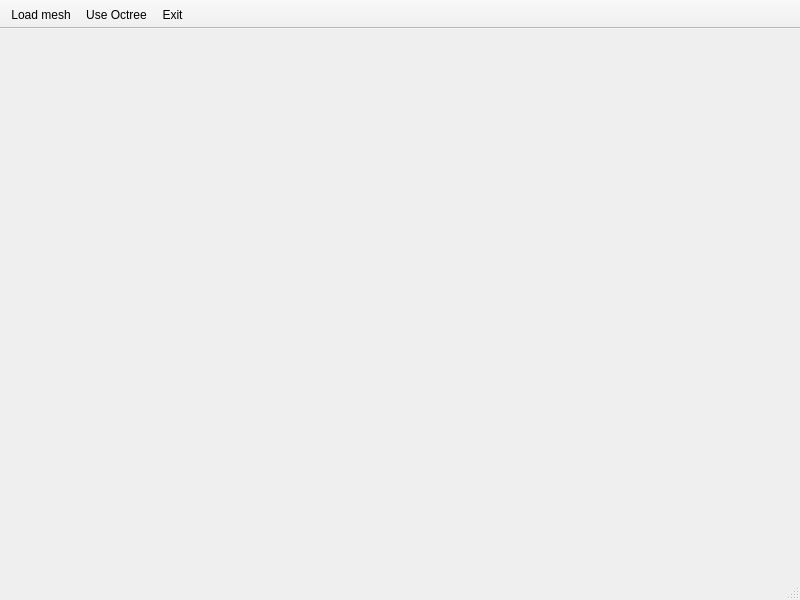
<?xml version="1.0" encoding="UTF-8"?>
<ui version="4.0">
 <class>MainWindow</class>
 <widget class="QMainWindow" name="MainWindow">
  <property name="geometry">
   <rect>
    <x>0</x>
    <y>0</y>
    <width>800</width>
    <height>600</height>
   </rect>
  </property>
  <property name="windowTitle">
   <string>MainWindow</string>
  </property>
  <widget class="QWidget" name="centralwidget"/>
  <widget class="QStatusBar" name="statusbar"/>
  <widget class="QToolBar" name="toolBar">
   <property name="windowTitle">
    <string>toolBar</string>
   </property>
   <property name="movable">
    <bool>false</bool>
   </property>
   <property name="floatable">
    <bool>false</bool>
   </property>
   <attribute name="toolBarArea">
    <enum>TopToolBarArea</enum>
   </attribute>
   <attribute name="toolBarBreak">
    <bool>false</bool>
   </attribute>
   <addaction name="actionLoad_mesh"/>
   <addaction name="actionUse_Octree"/>
   <addaction name="actionExit"/>
  </widget>
  <action name="actionExit">
   <property name="text">
    <string>Exit</string>
   </property>
  </action>
  <action name="actionLoad_mesh">
   <property name="text">
    <string>Load mesh</string>
   </property>
  </action>
  <action name="actionUse_Octree">
   <property name="text">
    <string>Use Octree</string>
   </property>
  </action>
 </widget>
 <resources/>
 <connections/>
</ui>
